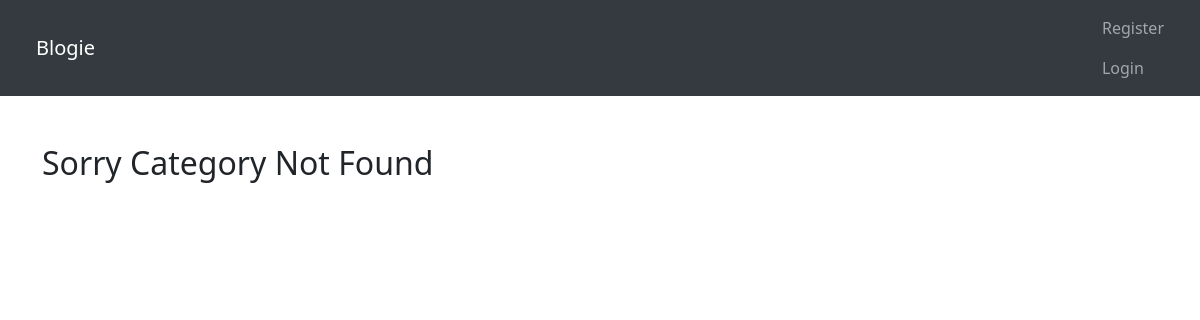
Page /category/Entertainment on the earlier database version.
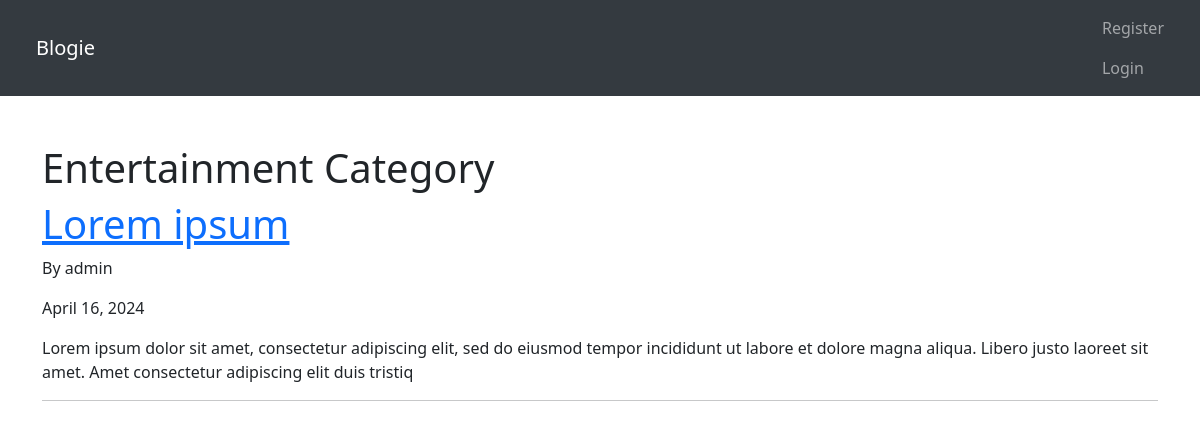
Same page on the later database version.
### blog/models.py (models this page shows, shortened)
class Post(models.Model):
    title = models.CharField(max_length=255)
    title_tag = models.CharField(max_length=255, default='')
    author = models.ForeignKey(User, on_delete=models.CASCADE)
    date_posted = models.DateField(auto_now_add=True)
    body = models.TextField()
    category = models.CharField(max_length=255, default='default category')

### blog/views.py (the view)
# urls.py: path('category/<str:categories>', CategoryView, name = 'category'),
def CategoryView(request, categories):
    category_posts = Post.objects.filter(category = categories)
    return render(request, 'blog/categories.html', {'category': categories.title(), 'category_posts': category_posts})

### blog/templates/blog/categories.html
{% extends "blog/base.html" %}
{% block content %}
{% if category_posts %}
    <h1>{{ category }} Category</h1>
    {% for post in category_posts %}
            <a href="{% url 'article-detail' post.pk %}"><h1>{{ post.title }}</h1></a>
            <p>By {{ post.author }}</p>
            <p>{{ post.date_posted }}</p>
            <p>{{ post.body|slice:":200"|safe }}</p>
            <hr>
    {% endfor %}
{% else %}
    <h2>Sorry Category Not Found</h2>
{% endif %}
{% endblock %}

Differences in the rows shown:
now on this page (row edited): Post: category "Entertainment", title "Lorem ipsum", author "admin", date_posted "April 16, 2024", body "Lorem ipsum dolor sit amet, consectetur adipiscing elit, sed do eiusmod tempor incididunt ut labore et dolore magna aliqua. Libero justo laoreet sit amet. Amet consectetur adipiscing elit duis tristiq"
Other differences:
text no longer shown: "Sorry Category Not Found"
text now shown: "Category"
